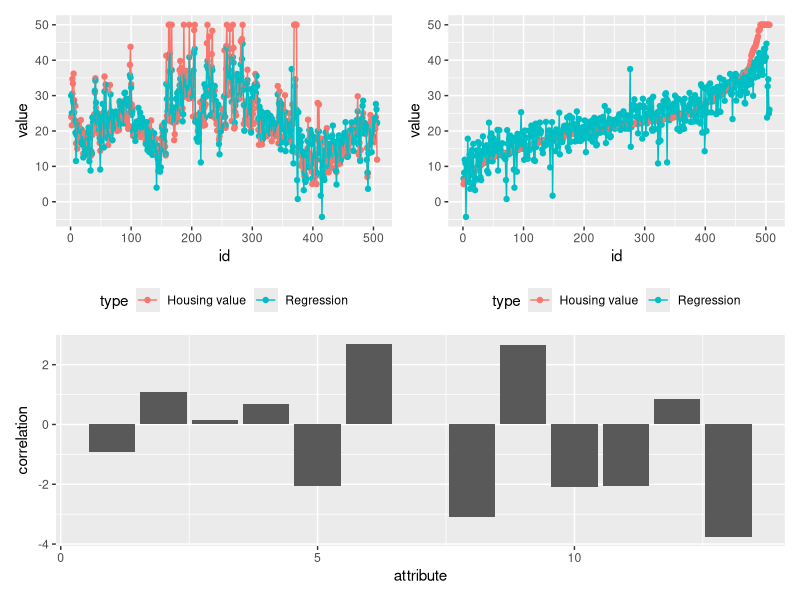

This figure's R source:
library(tidyverse)
library(patchwork)

housing <- read_csv("Data/boston.csv")

# Add dummy column for intercept
housing <- mutate(housing, dummy = 1)

# Extract Matrix
A <- as.matrix(select(housing, -MEDV))
b <- pull(housing, MEDV)

x <- lm(MEDV  ~ -1 + ., data = housing)

results <- rbind(
  data.frame(id = 1:length(b), value = b, type = "Housing value"),
  data.frame(id = 1:length(b), value = as.matrix(A) %*% coef(x), type = "Regression"))

unordered_plot <- ggplot(results, aes(id, value, colour = type)) + 
  geom_point() + 
  geom_line() +
  theme(legend.position = "bottom")

ordered_plot <- results %>% 
  # Wide format so we can arrange by true value
  pivot_wider(names_from = type, values_from = value) %>% 
  arrange(`Housing value`) %>% 
  # Re-label the id with the new order
  mutate(id = 1:n()) %>% 
  # Back to long format for plotting
  pivot_longer(names_to = "type", values_to = "value", -id) %>% 
  ggplot(aes(id, value, colour = type)) + 
  geom_point() + 
  geom_line() +
  theme(legend.position = "bottom")



# Significance Plot

# Demean and scale all except dummy
housing_norm <- mutate(housing, across(!matches("dummy|MEDV"), ~ (.x - mean(.x)) / sd(.x)))

x <- lm(MEDV ~ -1 + ., data = housing_norm)

x_coef <- coef(x)[-14]
correlation_df <- data.frame(attribute = 1:length(x_coef), correlation = x_coef)

significance_plot <- ggplot(correlation_df, aes(attribute, correlation)) + 
  geom_col()


(unordered_plot + ordered_plot) / significance_plot